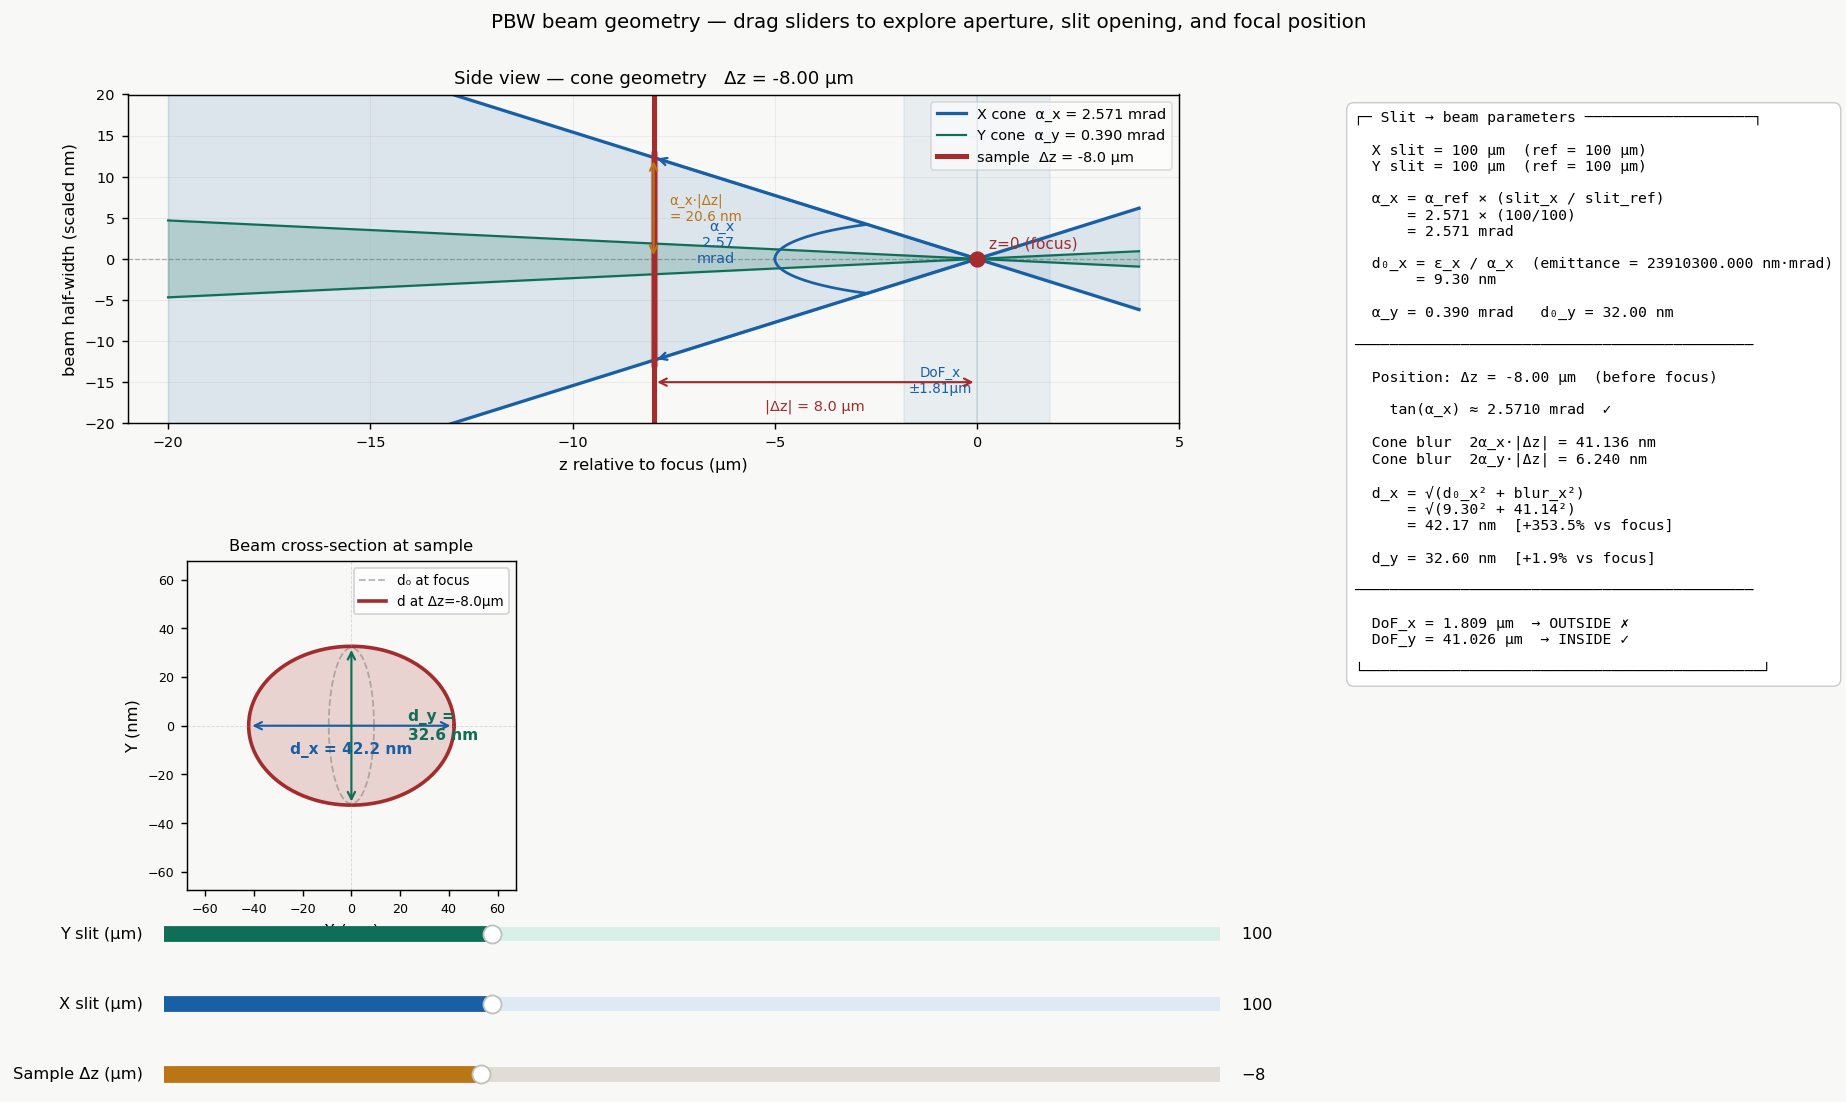

Generate this figure with Python:
"""
PBW geometric convergence explorer  (v2 — aperture/slit controls)
===================================================================
Four linked sliders:
  - Δz        : sample position relative to focus
  - X slit    : horizontal slit half-opening (µm) → controls α_x and d₀_x
  - Y slit    : vertical   slit half-opening (µm) → controls α_y and d₀_y

Physics model (emittance-conserved):
  α   ∝  slit opening              (larger slit → wider cone → tighter focus)
  d₀  =  emittance / α             (emittance = d₀_ref × α_ref = constant per axis)
  DoF =  d₀ / (2α)  =  emit / (2α²)   (shrinks as aperture opens)

Three linked views update on any slider change:
  - Side view  : cone cross-section with sample plane
  - Front view : beam ellipse at sample surface
  - Math box   : live derivation of all parameters

Run:  python beam_geometry.py
"""

import numpy as np
import matplotlib.pyplot as plt
import matplotlib.gridspec as gridspec
from matplotlib.widgets import Slider

# ── Reference constants (Table 2-2, §2.6) ───────────────────────────────────
# These are the CIBA baseline values at the reference slit opening.
D0X_REF = 9.3e-9        # spot at focus, X axis [m]
D0Y_REF = 32e-9         # spot at focus, Y axis [m]
AX_REF  = 3e-6 * 857    # convergence angle X [rad]
AY_REF  = 3e-6 * 130    # convergence angle Y [rad]

SLIT_X_REF = 100.0      # reference X slit half-opening [µm]
SLIT_Y_REF = 100.0      # reference Y slit half-opening [µm]

# Emittance (conserved per axis):  ε = d₀ · α  [m·rad]
EMIT_X = D0X_REF * AX_REF
EMIT_Y = D0Y_REF * AY_REF

# ── Colour palette ───────────────────────────────────────────────────────────
B, T, A, R, GR = '#185FA5', '#0F6E56', '#BA7517', '#A32D2D', '#888780'
BG = '#f8f8f6'


# ── Physics: derive beam parameters from slit opening ───────────────────────
def beam_params(slit_x_um, slit_y_um):
    """Return (ax, ay, d0x, d0y, dofx, dofy) for given slit half-openings."""
    ax   = AX_REF  * (slit_x_um / SLIT_X_REF)
    ay   = AY_REF  * (slit_y_um / SLIT_Y_REF)
    d0x  = EMIT_X  / ax          # emittance conservation
    d0y  = EMIT_Y  / ay
    dofx = d0x / (2 * ax)
    dofy = d0y / (2 * ay)
    return ax, ay, d0x, d0y, dofx, dofy


def spot(dz_um, ax, ay, d0x, d0y):
    """Beam size at sample position Δz from focus."""
    dz  = dz_um * 1e-6
    cbx = 2 * ax * abs(dz) * 1e9       # cone blur X [nm]
    cby = 2 * ay * abs(dz) * 1e9       # cone blur Y [nm]
    dx  = np.sqrt(d0x**2 + (2*ax*abs(dz))**2) * 1e9   # total X [nm]
    dy  = np.sqrt(d0y**2 + (2*ay*abs(dz))**2) * 1e9   # total Y [nm]
    return cbx, cby, dx, dy


# ── Figure layout ────────────────────────────────────────────────────────────
fig = plt.figure(figsize=(14, 9), facecolor=BG)
gs  = gridspec.GridSpec(2, 3, figure=fig,
                        left=0.06, right=0.97,
                        top=0.90,  bottom=0.22,    # extra bottom space for 3 sliders
                        hspace=0.42, wspace=0.35)

ax_side  = fig.add_subplot(gs[0, :2])
ax_front = fig.add_subplot(gs[1, 0])
ax_math  = fig.add_subplot(gs[:, 2])

for ax in [ax_side, ax_front, ax_math]:
    ax.set_facecolor(BG)
ax_math.axis('off')

# ── Sliders ───────────────────────────────────────────────────────────────────
# Row positions (bottom-up)
SL_DZ   = [0.05, 0.025]   # [y_start, height]
SL_SX   = [0.11, 0.025]
SL_SY   = [0.17, 0.025]

ax_sl_dz = fig.add_axes([0.08, SL_DZ[0], 0.58, SL_DZ[1]])
ax_sl_sx = fig.add_axes([0.08, SL_SX[0], 0.58, SL_SX[1]])
ax_sl_sy = fig.add_axes([0.08, SL_SY[0], 0.58, SL_SY[1]])

sl_dz = Slider(ax_sl_dz, 'Sample Δz (µm)',   -20,  20,  valinit=-8,   valstep=0.1,  color=A,  track_color='#e0ddd6')
sl_sx = Slider(ax_sl_sx, 'X slit (µm)',        10, 300, valinit=100,  valstep=1.0,  color=B,  track_color='#dde9f5')
sl_sy = Slider(ax_sl_sy, 'Y slit (µm)',        10, 300, valinit=100,  valstep=1.0,  color=T,  track_color='#d9f0e8')

for sl in [sl_dz, sl_sx, sl_sy]:
    sl.label.set_fontsize(9)
    sl.valtext.set_fontsize(9)


# ── Draw side view ────────────────────────────────────────────────────────────
def draw_side(dz_um, ax, ay, d0x, d0y, dofx, dofy):
    ax_side.clear()
    ax_side.set_facecolor(BG)

    SCALE = 0.6   # nm → display units
    z_full = np.linspace(-20, 4, 400)
    hw_x = np.abs(ax * z_full * 1e-6) * 1e9 * SCALE
    hw_y = np.abs(ay * z_full * 1e-6) * 1e9 * SCALE

    ax_side.fill_between(z_full, -hw_x, hw_x, alpha=0.12, color=B)
    ax_side.plot(z_full,  hw_x, color=B, lw=1.8, label=f'X cone  α_x = {ax*1e3:.3f} mrad')
    ax_side.plot(z_full, -hw_x, color=B, lw=1.8)
    ax_side.fill_between(z_full, -hw_y, hw_y, alpha=0.20, color=T)
    ax_side.plot(z_full,  hw_y, color=T, lw=1.2, label=f'Y cone  α_y = {ay*1e3:.3f} mrad')
    ax_side.plot(z_full, -hw_y, color=T, lw=1.2)

    ax_side.axhline(0, color='#aaa', lw=0.7, ls='--', zorder=0)

    # DoF_x band
    ax_side.axvspan(-dofx*1e6, 0,       alpha=0.07, color=B)
    ax_side.axvspan(0,          dofx*1e6, alpha=0.07, color=B)
    ax_side.text(-dofx*1e6*0.5, -13,
                 f'DoF_x\n±{dofx*1e6:.2f}µm',
                 color=B, fontsize=7.5, ha='center', va='top')

    # Focus marker
    ax_side.plot(0, 0, 'o', color=R, ms=8, zorder=5)
    ax_side.text(0.3, 1.0, 'z=0 (focus)', color=R, fontsize=8.5, va='bottom')

    # Sample plane
    sx  = dz_um
    cbx, cby, dx_nm, dy_nm = spot(dz_um, ax, ay, d0x, d0y)
    ok  = abs(dz_um) <= dofx*1e6
    col = '#2ecc71' if ok else R

    ax_side.axvline(sx, color=col, lw=2.8, label=f'sample  Δz = {dz_um:+.1f} µm')
    hw_at_s = abs(ax * dz_um * 1e-6) * 1e9 * SCALE + d0x*1e9*SCALE*0.1
    ax_side.plot([sx, sx], [-hw_at_s, hw_at_s], color=R, lw=4, alpha=0.5, solid_capstyle='round')

    # Angle lines and arc
    if abs(dz_um) > 0.3:
        hw = abs(ax * dz_um * 1e-6) * 1e9 * SCALE
        ax_side.annotate('', xy=(sx,  hw), xytext=(0, 0),
                         arrowprops=dict(arrowstyle='->', color=B, lw=1.3))
        ax_side.annotate('', xy=(sx, -hw), xytext=(0, 0),
                         arrowprops=dict(arrowstyle='->', color=B, lw=1.3))

        th    = np.linspace(0, np.arctan2(hw, abs(sx)), 30)
        r_arc = 5
        if sx < 0:
            ax_side.plot(r_arc * np.cos(np.pi - th),  r_arc * np.sin(th),  color=B, lw=1.5)
            ax_side.plot(r_arc * np.cos(np.pi - th), -r_arc * np.sin(th),  color=B, lw=1.5)
            ax_side.text(-r_arc - 1, r_arc * 0.4,
                         f'α_x\n{ax*1e3:.2f}\nmrad', color=B, fontsize=8, ha='right', va='center')
        else:
            ax_side.plot(r_arc * np.cos(th),  r_arc * np.sin(th),  color=B, lw=1.5)
            ax_side.plot(r_arc * np.cos(th), -r_arc * np.sin(th),  color=B, lw=1.5)
            ax_side.text(r_arc + 1, r_arc * 0.4,
                         f'α_x\n{ax*1e3:.2f}\nmrad', color=B, fontsize=8, ha='left', va='center')

        ax_side.annotate('', xy=(sx, hw), xytext=(sx, 0),
                         arrowprops=dict(arrowstyle='<->', color=A, lw=1.2))
        ax_side.text(sx + 0.4, hw * 0.5, f'α_x·|Δz|\n= {cbx/2:.1f} nm',
                     color=A, fontsize=7.5, va='center')

    if abs(dz_um) > 0.5:
        ax_side.annotate('', xy=(0, -15), xytext=(sx, -15),
                         arrowprops=dict(arrowstyle='<->', color=col, lw=1.2))
        ax_side.text(sx / 2, -17, f'|Δz| = {abs(dz_um):.1f} µm',
                     color=col, fontsize=8, ha='center', va='top')

    ax_side.set_xlim(-21, 5)
    ax_side.set_ylim(-20, 20)
    ax_side.set_xlabel('z relative to focus (µm)', fontsize=9)
    ax_side.set_ylabel('beam half-width (scaled nm)', fontsize=9)
    ax_side.legend(fontsize=8, loc='upper right', framealpha=0.6)
    ax_side.set_title(f'Side view — cone geometry   Δz = {dz_um:+.2f} µm', fontsize=10)
    ax_side.grid(True, lw=0.3, alpha=0.35)
    ax_side.tick_params(labelsize=8)


# ── Draw front view ───────────────────────────────────────────────────────────
def draw_front(dz_um, ax, ay, d0x, d0y):
    ax_front.clear()
    ax_front.set_facecolor(BG)

    cbx, cby, dx_nm, dy_nm = spot(dz_um, ax, ay, d0x, d0y)
    theta = np.linspace(0, 2*np.pi, 200)

    # Reference ellipse at focus (dashed)
    ax_front.plot(d0x*1e9*np.cos(theta), d0y*1e9*np.sin(theta),
                  color=GR, lw=1, ls='--', alpha=0.6, label='d₀ at focus')

    # Actual ellipse at Δz
    ax_front.fill(dx_nm*np.cos(theta), dy_nm*np.sin(theta), alpha=0.18, color=R)
    ax_front.plot(dx_nm*np.cos(theta), dy_nm*np.sin(theta),
                  color=R, lw=2, label=f'd at Δz={dz_um:+.1f}µm')

    ax_front.axhline(0, color='#aaa', lw=0.5, ls='--', alpha=0.4)
    ax_front.axvline(0, color='#aaa', lw=0.5, ls='--', alpha=0.4)

    ax_front.annotate('', xy=(dx_nm, 0), xytext=(-dx_nm, 0),
                      arrowprops=dict(arrowstyle='<->', color=B, lw=1.2))
    ax_front.text(0, -dy_nm*0.35, f'd_x = {dx_nm:.1f} nm',
                  color=B, ha='center', fontsize=8.5, fontweight='bold')

    ax_front.annotate('', xy=(0, dy_nm), xytext=(0, -dy_nm),
                      arrowprops=dict(arrowstyle='<->', color=T, lw=1.2))
    ax_front.text(dx_nm*0.55, 0, f'd_y =\n{dy_nm:.1f} nm',
                  color=T, ha='left', fontsize=8.5, fontweight='bold', va='center')

    lim = max(dx_nm, dy_nm) * 1.6
    ax_front.set_xlim(-lim, lim)
    ax_front.set_ylim(-lim, lim)
    ax_front.set_aspect('equal')
    ax_front.set_xlabel('X (nm)', fontsize=9)
    ax_front.set_ylabel('Y (nm)', fontsize=9)
    ax_front.set_title('Beam cross-section at sample', fontsize=9)
    ax_front.legend(fontsize=7.5, loc='upper right')
    ax_front.tick_params(labelsize=7)


# ── Math box ──────────────────────────────────────────────────────────────────
def make_math(dz_um, slit_x, slit_y, ax, ay, d0x, d0y, dofx, dofy):
    cbx, cby, dx_nm, dy_nm = spot(dz_um, ax, ay, d0x, d0y)
    dz  = abs(dz_um) * 1e-6
    a_geo = (cbx/2 * 1e-9) / dz if abs(dz_um) > 0.05 else ax
    ok_x  = abs(dz_um) <= dofx*1e6
    ok_y  = abs(dz_um) <= dofy*1e6
    region = "before focus" if dz_um < 0 else "past focus" if dz_um > 0 else "AT FOCUS"

    return (
        f"┌─ Slit → beam parameters ───────────────────┐\n\n"
        f"  X slit = {slit_x:.0f} µm  (ref = {SLIT_X_REF:.0f} µm)\n"
        f"  Y slit = {slit_y:.0f} µm  (ref = {SLIT_Y_REF:.0f} µm)\n\n"
        f"  α_x = α_ref × (slit_x / slit_ref)\n"
        f"      = {AX_REF*1e3:.3f} × ({slit_x:.0f}/{SLIT_X_REF:.0f})\n"
        f"      = {ax*1e3:.3f} mrad\n\n"
        f"  d₀_x = ε_x / α_x  (emittance = {EMIT_X*1e18:.3f} nm·mrad)\n"
        f"       = {d0x*1e9:.2f} nm\n\n"
        f"  α_y = {ay*1e3:.3f} mrad   d₀_y = {d0y*1e9:.2f} nm\n\n"
        f"─────────────────────────────────────────────\n\n"
        f"  Position: Δz = {dz_um:+.2f} µm  ({region})\n\n"
        f"    tan(α_x) ≈ {a_geo*1e3:.4f} mrad  ✓\n\n"
        f"  Cone blur  2α_x·|Δz| = {cbx:.3f} nm\n"
        f"  Cone blur  2α_y·|Δz| = {cby:.3f} nm\n\n"
        f"  d_x = √(d₀_x² + blur_x²)\n"
        f"      = √({d0x*1e9:.2f}² + {cbx:.2f}²)\n"
        f"      = {dx_nm:.2f} nm  [{(dx_nm/(d0x*1e9)-1)*100:+.1f}% vs focus]\n\n"
        f"  d_y = {dy_nm:.2f} nm  [{(dy_nm/(d0y*1e9)-1)*100:+.1f}% vs focus]\n\n"
        f"─────────────────────────────────────────────\n\n"
        f"  DoF_x = {dofx*1e6:.3f} µm  → {'INSIDE ✓' if ok_x else 'OUTSIDE ✗'}\n"
        f"  DoF_y = {dofy*1e6:.3f} µm  → {'INSIDE ✓' if ok_y else 'OUTSIDE ✗'}\n\n"
        f"└─────────────────────────────────────────────┘"
    )


# ── Initialise text object ────────────────────────────────────────────────────
_p = beam_params(sl_sx.valinit, sl_sy.valinit)
math_txt = ax_math.text(
    0.04, 0.98,
    make_math(sl_dz.valinit, sl_sx.valinit, sl_sy.valinit, *_p),
    transform=ax_math.transAxes,
    fontsize=8.2, va='top', ha='left',
    fontfamily='monospace',
    bbox=dict(fc='white', ec='#cccccc', lw=0.8, pad=8, boxstyle='round,pad=0.5')
)

fig.suptitle(
    'PBW beam geometry — drag sliders to explore aperture, slit opening, and focal position',
    fontsize=11, y=0.97
)


# ── Update callback ───────────────────────────────────────────────────────────
def update(_val):
    dz     = sl_dz.val
    slit_x = sl_sx.val
    slit_y = sl_sy.val
    ax, ay, d0x, d0y, dofx, dofy = beam_params(slit_x, slit_y)

    draw_side(dz,  ax, ay, d0x, d0y, dofx, dofy)
    draw_front(dz, ax, ay, d0x, d0y)
    math_txt.set_text(make_math(dz, slit_x, slit_y, ax, ay, d0x, d0y, dofx, dofy))
    fig.canvas.draw_idle()


sl_dz.on_changed(update)
sl_sx.on_changed(update)
sl_sy.on_changed(update)

# Initial draw
update(None)

plt.savefig('beam_geometry.png', dpi=130, bbox_inches='tight')
plt.show()
